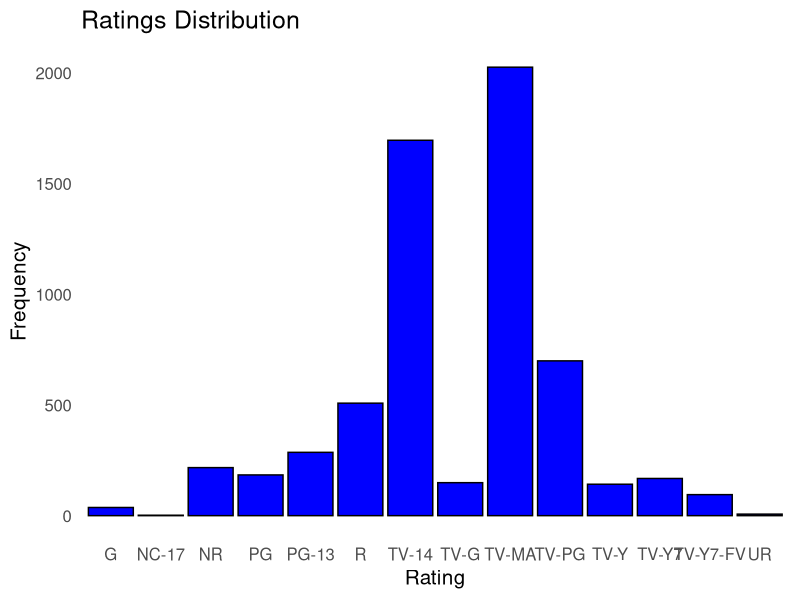

The R script that drew this image:
library(ggplot2)

df <- read.csv('Netflix_shows_movies_clean.csv')
ggplot(df, aes(x = rating)) +
  geom_bar(fill = 'blue', color = 'black') +
  ggtitle('Ratings Distribution') +
  xlab('Rating') +
  ylab('Frequency') +
  theme_minimal(base_size = 15) +
  theme(panel.grid.major = element_blank(), panel.grid.minor = element_blank())



